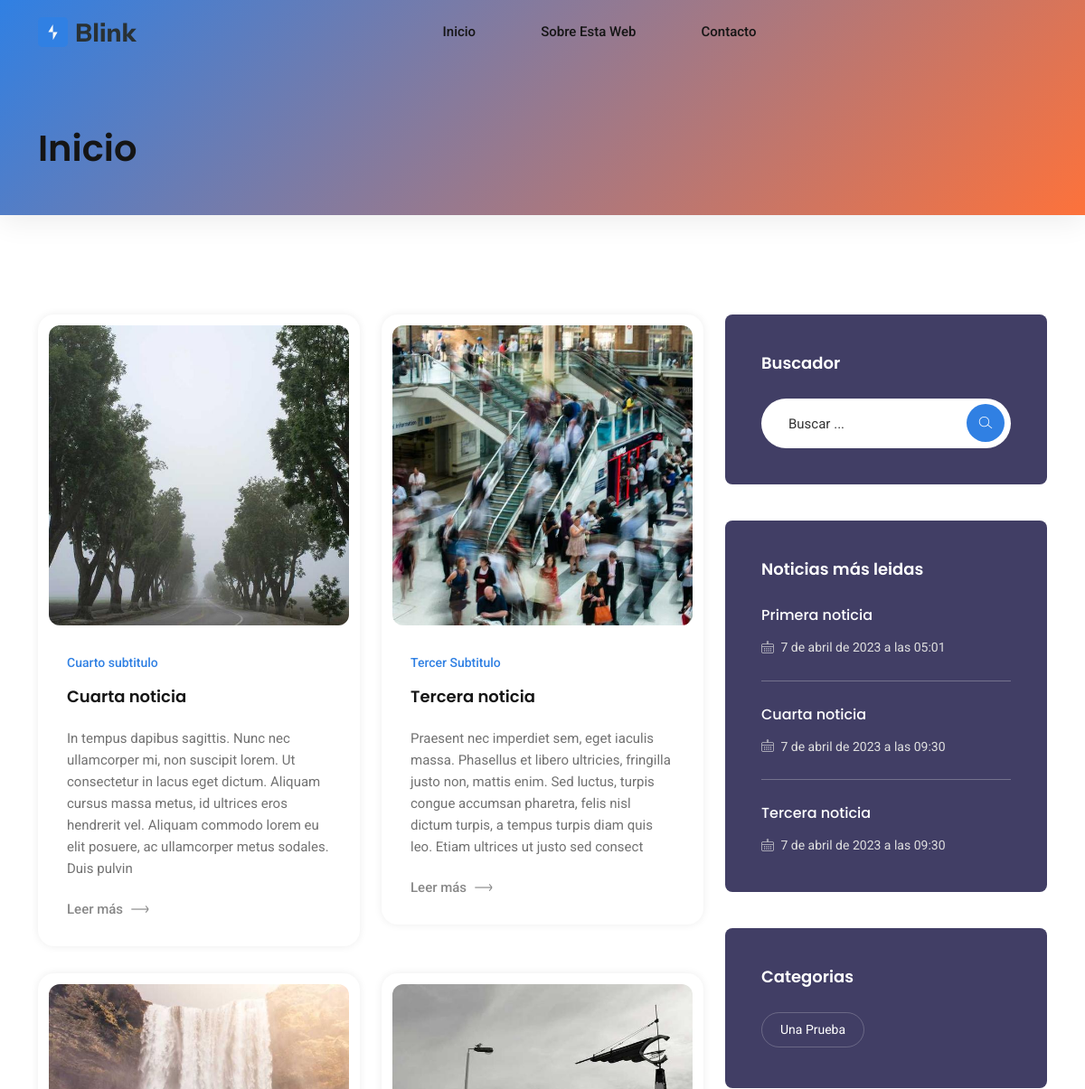
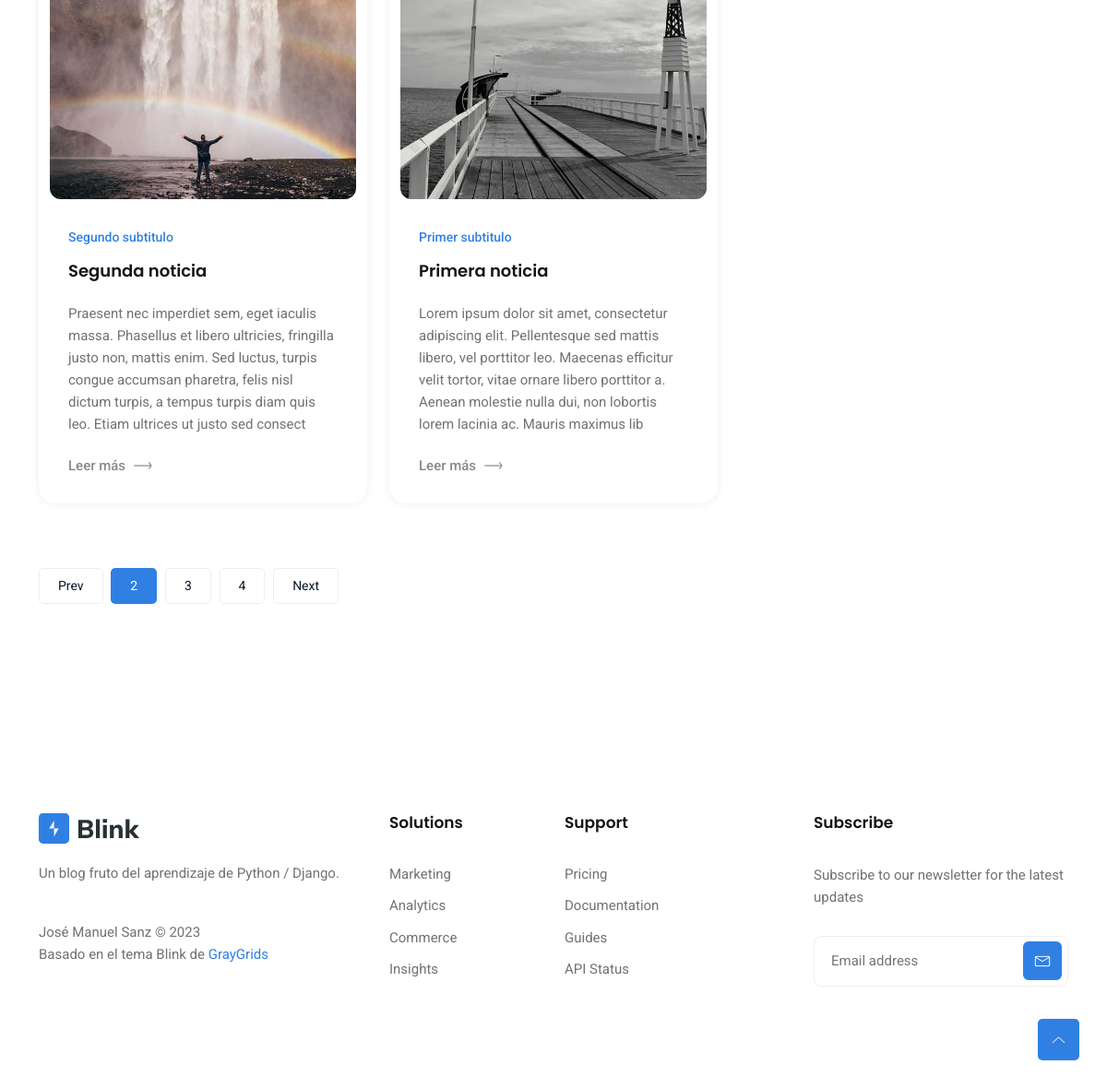
The page / on the database its author committed (2 pictures, top to bottom).
### core/models.py (models this page shows, shortened)
class Pagina(models.Model):
    id = models.AutoField(primary_key=True)
    titulo = models.CharField(max_length=250)
    slug = models.SlugField(unique=True, default=0)
    subtitulo = models.CharField(max_length=250)
    contenido = models.TextField()
    imagen = models.ImageField(upload_to='paginas')
    fecha_creacion = models.DateTimeField(auto_now_add=True) # Se añade la hora de forma automática cuando se crea el registro
    fecha_actualizacion = models.DateTimeField(auto_now=True) # Se añade la hora de forma automática al actualizarse el campo
    class Meta:
        verbose_name = "pagina"
        verbose_name_plural = "paginas"
        ordering = ["-fecha_creacion"] # Ordena por defecto de mas antiguo a mas nuevo, con (-NombreCampo), cambia a la inversa

### blog/models.py (models this page shows, shortened)
class Blog(models.Model):
    id = models.AutoField(primary_key=True)
    titulo = models.CharField(max_length=250)
    slug = models.SlugField(unique=True, default=0)
    subtitulo = models.CharField(max_length=250)
    contenido = models.TextField()
    imagen = models.ImageField(upload_to='blog')
    fecha_creacion = models.DateTimeField(auto_now_add=True) # Se añade la hora de forma automática cuando se crea el registro
    fecha_actualizacion = models.DateTimeField(auto_now=True) # Se añade la hora de forma automática al actualizarse el campo
    autor = models.ForeignKey(Autor, on_delete=models.CASCADE, related_name='blogs')
    num_visitas = models.PositiveIntegerField(default=0) # Nuevo campo para contabilizar el número de visitas
    class Meta:
        verbose_name = "noticia"
        verbose_name_plural = "noticias"
        ordering = ["-fecha_creacion"] # Ordena por defecto de mas antiguo a mas nuevo, con (-NombreCampo), cambia a la inversa

class Categoria(models.Model):
    nombre = models.CharField(max_length=100)
    slug = models.SlugField(unique=True, default=0)
    noticias = models.ManyToManyField(Blog, related_name='categorias')

### blog/views.py (the view)
# urls.py: 2. Add a URL to urlpatterns:  path('', views.home, name='home')
def home(request):
    noticias = Blog.objects.all()
    return render(request, "blog/home.html", {'noticias':noticias})

### blog/utils.py (called while the page is built)
def mas_leidas():
    return Blog.objects.all().order_by('-num_visitas')[:3]

def lista_categorias():
   return Categoria.objects.all()

### core/utils.py (called while the page is built)
def obtener_paginas():
    return Pagina.objects.all()

### core/views.py (called while the page is built)
def paginas_context(request):
    return {'paginas': obtener_paginas()}

def noticias_context(request):
    return {'mas_leidas': mas_leidas()}

def categorias_context(request):
    return {'categorias': lista_categorias()}

### blog/templates/blog/home.html (shortened to what this page needs)
{% extends 'core/base.html' %}
    {% block content %}
    <div class=row>
   {% for noticias in noticias %}
    <div class="col-lg-6 col-md-6 col-12">
    <div class=single-blog-grid>
    <div class=blog-img>
    <a href="/blog/{{noticias.slug}}">
        <img data-pagespeed-high-res-src="{{ noticias.imagen.url }}" alt="#" data-pagespeed-url-hash=1334232145 src="{{ noticias.imagen.url }}" onload="pagespeed.switchToHighResAndMaybeBeacon(this);" onerror="this.onerror=null;pagespeed.switchToHighResAndMaybeBeacon(this);">
    </a>
    </div>
    <div class=blog-content>
    <a class=category href="javascript:void(0)">{{noticias.subtitulo}}</a>
    <h4>
    <a href="/blog/{{noticias.slug}}">{{noticias.titulo}}</a>
    </h4>
    <p>{{ noticias.contenido|slice:":250" }}</p>
    <a href="/blog/{{noticias.slug}}" class=more-btn>Leer más <i class="lni lni-arrow-right"></i></a>
    </div>
    </div>
    </div>
   {% endfor %}
    </div>
    <div class="pagination left">
    <ul class=pagination-list>
    <li><a href="javascript:void(0)">Prev</a></li>
    <li class=active><a href="javascript:void(0)">2</a></li>
    <li><a href="javascript:void(0)">3</a></li>
    <li><a href="javascript:void(0)">4</a></li>
    <li><a href="javascript:void(0)">Next</a></li>
    </ul>
    </div>
    {% endblock %}

### core/templates/core/base.html (shortened to what this page needs)
<!DOCTYPE html>
<html lang="es-ES">
<head>
    {% load static %}
    <link rel="stylesheet" href="{% static 'core/assets/css/bootstrap.min.css' %}" />
    <link rel="stylesheet" href="{% static 'core/assets/css/LineIcons.3.0.css' %}" />
    <link rel="stylesheet" href="{% static 'core/assets/css/animate.css' %}" />
    <link rel="stylesheet" href="{% static 'core/assets/css/tiny-slider.css' %}" />
    <link rel="stylesheet" href="{% static 'core/assets/css/glightbox.min.css' %}" />
    <link rel="stylesheet" href="{% static 'core/assets/css/main.css' %}" />
</head>
<body>
<header class="header navbar-area">
    <div class="container">
        <div class="row align-items-center">
            <div class="col-lg-12">
                <div class="nav-inner">
                    <nav class="navbar navbar-expand-lg">
                        <a class="navbar-brand" href="{% url 'home' %}">
                            <img src="{% static 'core/assets/images/logo/logo.svg' %}" alt="Logo">
                        </a>
                        <div class="collapse navbar-collapse sub-menu-bar" id="navbarSupportedContent">
                            <ul id="nav" class="navbar-nav ms-auto">
                                <li class="nav-item"><a class="nav-item px-lg-3 py-3 py-lg-4" href="{% url 'home' %}">Inicio</a></li>
                                 {% for pagina in paginas %}
                                     <li class="nav-item"><a class="nav-item px-lg-3 py-3 py-lg-4" href="/pagina/{{pagina.slug}}/">{{ pagina.titulo }}</a></li>
                                 {% endfor %}
                                 <li class="nav-item"><a class="nav-item px-lg-3 py-3 py-lg-4" href="{% url 'contacto' %}">Contacto</a></li>
                            </ul>
                        </div>
                    </nav>
                </div>
            </div>
        </div>
    </div>
</header>
<div class=breadcrumbs>
<div class=container>
<div class="row align-items-center">
<div class="col-lg-6 col-md-6 col-12">
<div class=breadcrumbs-content>
<h2 class=page-title>
    {% if noticia %}
        <h2>{{ noticia.titulo }}</h2>
        <h3>{{ noticia.subtitulo}}</h3>
    {% elif pagina %}
        <h2>{{ pagina.titulo }}</h2>
        <h3>{{ pagina.subtitulo }}</h3>
    {% elif categoria %}
        <h3>Noticias de la categoria: {{ categoria.nombre}}</h3>
    {% elif resultados %}
        <h3>Resultados de la busqueda</h3>
        {% else %}
        <h2>Inicio</h2>
    {% endif %}
</h2>
</div>
</div>
</div>
</div>
</div>
<section class="section blog-grid-page">
<div class=container>
<div class=row>
<div class="col-lg-8 col-md-12 col-12">
{% block content %}
{% endblock %}
</div>
<aside class="col-lg-4 col-md-12 col-12">
<div class=sidebar>
<div class="widget search-widget">
<h5 class=widget-title>Buscador</h5>
<form id="BusquedaForm" action="{% url 'buscar_noticias' %}" method="POST">
<input type=text name="cadena" placeholder="Buscar ...">
<button type=submit><i class="lni lni-search-alt"></i></button>
</form>
</div>
<div class="widget popular-feeds">
<h5 class=widget-title>Noticias más leidas</h5>
<div class=popular-feed-loop>
    {% for noticia in mas_leidas %}
        <div class=single-popular-feed>
        <div class=feed-desc>
        <h6 class=post-title><a href="/blog/{{noticia.slug}}">{{ noticia.titulo }}</a></h6>
        <span class=time><i class="lni lni-calendar"></i> {{ noticia.fecha_creacion }}</span>
    </div>
    </div>
    {% endfor %}
</div>
</div>
<div class="widget popular-tag-widget">
<h5 class=widget-title>Categorias</h5>
<div class=tags>
{% for categoria in categorias %}
<a href="/categoria/{{categoria.slug}}/"> {{ categoria.nombre}}</a>
{% endfor %}
</div>
</div>
</div>
</aside>
</div>
</div>
</section>
<footer class="footer section">
<div class=footer-top>
<div class=container>
<div class=inner-content>
<div class=row>
<div class="col-lg-4 col-md-6 col-12">
<div class="single-footer f-about">
<div class=logo>
<a href="{% url 'home' %}">
<img src="{% static 'core/assets/images/logo/logo.svg' %}" alt="#">
</a>
</div>
<p>Un blog fruto del aprendizaje de Python / Django.</p>
<p class=copyright-text><span>José Manuel Sanz © 2023 </span>Basado en el tema Blink de <a href="https://graygrids.com/" rel=nofollow target=_blank>GrayGrids</a>
</p>
</div>
</div>
<div class="col-lg-2 col-md-6 col-12">
<div class="single-footer f-link">
<h3>Solutions</h3>
<ul>
<li><a href="javascript:void(0)">Marketing</a></li>
<li><a href="javascript:void(0)">Analytics</a></li>
<li><a href="javascript:void(0)">Commerce</a></li>
<li><a href="javascript:void(0)">Insights</a></li>
</ul>
</div>
</div>
<div class="col-lg-2 col-md-6 col-12">
<div class="single-footer f-link">
<h3>Support</h3>
<ul>
<li><a href="javascript:void(0)">Pricing</a></li>
<li><a href="javascript:void(0)">Documentation</a></li>
<li><a href="javascript:void(0)">Guides</a></li>
<li><a href="javascript:void(0)">API Status</a></li>
</ul>
</div>
</div>
<div class="col-lg-4 col-md-6 col-12">
<div class="single-footer newsletter">
<h3>Subscribe</h3>
<p>Subscribe to our newsletter for the latest updates</p>
<form action="#" method=get target=_blank class=newsletter-form>
<input name=EMAIL placeholder="Email address" required=required type=email>
<div class=button>
<button class=sub-btn><i class="lni lni-envelope"></i>
</button>
</div>
</form>
</div>
</div>
</div>
</div>
</div>
</div>
</footer>
    <a href="#" class="scroll-top">
        <i class="lni lni-chevron-up"></i>
    </a>
</body>
</html>

### rows shown on the page
Pagina: titulo "Sobre Esta Web"
Blog: imagen (picture), subtitulo "Cuarto subtitulo", titulo "Cuarta noticia", contenido "In tempus dapibus sagittis. Nunc nec ullamcorper mi, non suscipit lorem. Ut consectetur in lacus eget dictum. Aliquam cursus massa metus, id ultrices eros hendrerit vel. Aliquam commodo lorem eu elit posuere, ac ullamcorper metus sodales. Duis pulvin", fecha_creacion "7 de abril de 2023 a las 09:30"
Blog: imagen (picture), subtitulo "Tercer Subtitulo", titulo "Tercera noticia", contenido "Praesent nec imperdiet sem, eget iaculis massa. Phasellus et libero ultricies, fringilla justo non, mattis enim. Sed luctus, turpis congue accumsan pharetra, felis nisl dictum turpis, a tempus turpis diam quis leo. Etiam ultrices ut justo sed consect", fecha_creacion "7 de abril de 2023 a las 09:30"
Blog: imagen (picture), subtitulo "Segundo subtitulo", titulo "Segunda noticia", contenido "Praesent nec imperdiet sem, eget iaculis massa. Phasellus et libero ultricies, fringilla justo non, mattis enim. Sed luctus, turpis congue accumsan pharetra, felis nisl dictum turpis, a tempus turpis diam quis leo. Etiam ultrices ut justo sed consect"
Blog: imagen (picture), subtitulo "Primer subtitulo", titulo "Primera noticia", contenido "Lorem ipsum dolor sit amet, consectetur adipiscing elit. Pellentesque sed mattis libero, vel porttitor leo. Maecenas efficitur velit tortor, vitae ornare libero porttitor a. Aenean molestie nulla dui, non lobortis lorem lacinia ac. Mauris maximus lib", fecha_creacion "7 de abril de 2023 a las 05:01"
Categoria: nombre "Una Prueba"
